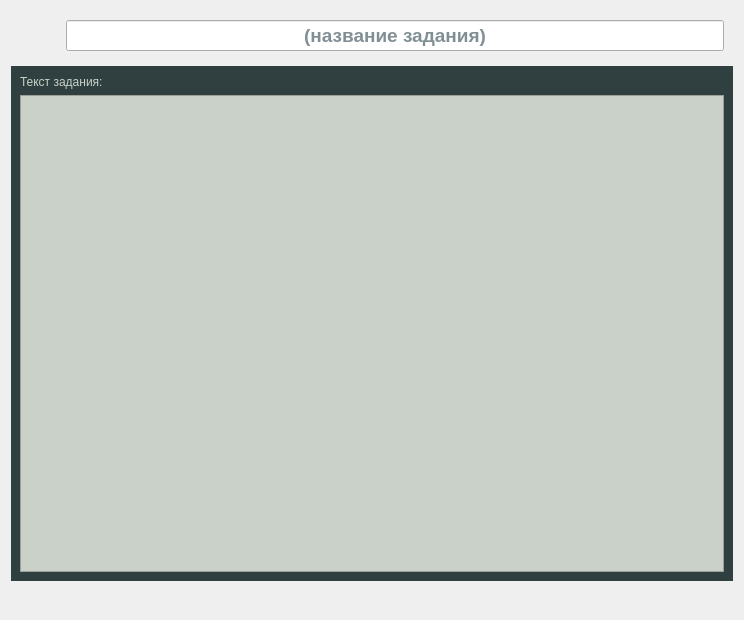
<?xml version="1.0" encoding="UTF-8"?>
<ui version="4.0">
 <class>labTaskReadctionModul</class>
 <widget class="QWidget" name="labTaskReadctionModul">
  <property name="geometry">
   <rect>
    <x>0</x>
    <y>0</y>
    <width>744</width>
    <height>620</height>
   </rect>
  </property>
  <property name="sizePolicy">
   <sizepolicy hsizetype="Expanding" vsizetype="Expanding">
    <horstretch>0</horstretch>
    <verstretch>0</verstretch>
   </sizepolicy>
  </property>
  <property name="windowTitle">
   <string>Form</string>
  </property>
  <layout class="QVBoxLayout" name="verticalLayout">
   <item>
    <widget class="QWidget" name="widget" native="true">
     <property name="sizePolicy">
      <sizepolicy hsizetype="Expanding" vsizetype="Fixed">
       <horstretch>0</horstretch>
       <verstretch>0</verstretch>
      </sizepolicy>
     </property>
     <property name="styleSheet">
      <string notr="true"/>
     </property>
     <layout class="QHBoxLayout" name="horizontalLayout_2">
      <item>
       <widget class="QPushButton" name="backButton">
        <property name="sizePolicy">
         <sizepolicy hsizetype="Fixed" vsizetype="Fixed">
          <horstretch>0</horstretch>
          <verstretch>0</verstretch>
         </sizepolicy>
        </property>
        <property name="text">
         <string/>
        </property>
        <property name="icon">
         <iconset resource="../resources/ASSforOOP.qrc">
          <normaloff>:/images/Back.svg</normaloff>:/images/Back.svg</iconset>
        </property>
        <property name="iconSize">
         <size>
          <width>60</width>
          <height>60</height>
         </size>
        </property>
        <property name="flat">
         <bool>true</bool>
        </property>
       </widget>
      </item>
      <item>
       <widget class="QLineEdit" name="TaskName">
        <property name="sizePolicy">
         <sizepolicy hsizetype="Expanding" vsizetype="Expanding">
          <horstretch>0</horstretch>
          <verstretch>0</verstretch>
         </sizepolicy>
        </property>
        <property name="font">
         <font>
          <pointsize>14</pointsize>
          <weight>75</weight>
          <bold>true</bold>
         </font>
        </property>
        <property name="styleSheet">
         <string notr="true">color: rgb(4, 32, 44);</string>
        </property>
        <property name="alignment">
         <set>Qt::AlignCenter</set>
        </property>
        <property name="placeholderText">
         <string>(название задания)</string>
        </property>
       </widget>
      </item>
     </layout>
    </widget>
   </item>
   <item>
    <widget class="QWidget" name="widget_2" native="true">
     <property name="sizePolicy">
      <sizepolicy hsizetype="Expanding" vsizetype="Expanding">
       <horstretch>0</horstretch>
       <verstretch>0</verstretch>
      </sizepolicy>
     </property>
     <property name="styleSheet">
      <string notr="true">background-color: rgb(48, 64, 64);</string>
     </property>
     <layout class="QVBoxLayout" name="verticalLayout_2">
      <item>
       <widget class="QLabel" name="label">
        <property name="styleSheet">
         <string notr="true">color: rgb(201, 209, 200);</string>
        </property>
        <property name="text">
         <string>Текст задания:</string>
        </property>
        <property name="alignment">
         <set>Qt::AlignLeading|Qt::AlignLeft|Qt::AlignTop</set>
        </property>
       </widget>
      </item>
      <item>
       <widget class="QTextEdit" name="textEdit">
        <property name="styleSheet">
         <string notr="true">color: rgb(4, 32, 44);
background-color: rgb(201, 209, 200);</string>
        </property>
       </widget>
      </item>
     </layout>
    </widget>
   </item>
   <item>
    <layout class="QHBoxLayout" name="horizontalLayout_3">
     <item>
      <widget class="QPushButton" name="deleteButton">
       <property name="sizePolicy">
        <sizepolicy hsizetype="Fixed" vsizetype="Fixed">
         <horstretch>0</horstretch>
         <verstretch>0</verstretch>
        </sizepolicy>
       </property>
       <property name="text">
        <string/>
       </property>
       <property name="icon">
        <iconset resource="../resources/ASSforOOP.qrc">
         <normaloff>:/images/Delete.svg</normaloff>:/images/Delete.svg</iconset>
       </property>
       <property name="iconSize">
        <size>
         <width>60</width>
         <height>60</height>
        </size>
       </property>
       <property name="flat">
        <bool>true</bool>
       </property>
      </widget>
     </item>
     <item>
      <spacer name="horizontalSpacer">
       <property name="orientation">
        <enum>Qt::Horizontal</enum>
       </property>
       <property name="sizeHint" stdset="0">
        <size>
         <width>40</width>
         <height>20</height>
        </size>
       </property>
      </spacer>
     </item>
     <item>
      <widget class="QPushButton" name="savedChanges">
       <property name="sizePolicy">
        <sizepolicy hsizetype="Fixed" vsizetype="Fixed">
         <horstretch>0</horstretch>
         <verstretch>0</verstretch>
        </sizepolicy>
       </property>
       <property name="text">
        <string/>
       </property>
       <property name="icon">
        <iconset resource="../resources/ASSforOOP.qrc">
         <normaloff>:/images/GenerateLabs.svg</normaloff>:/images/GenerateLabs.svg</iconset>
       </property>
       <property name="iconSize">
        <size>
         <width>60</width>
         <height>60</height>
        </size>
       </property>
       <property name="flat">
        <bool>true</bool>
       </property>
      </widget>
     </item>
    </layout>
   </item>
  </layout>
 </widget>
 <resources>
  <include location="../resources/ASSforOOP.qrc"/>
 </resources>
 <connections/>
</ui>
